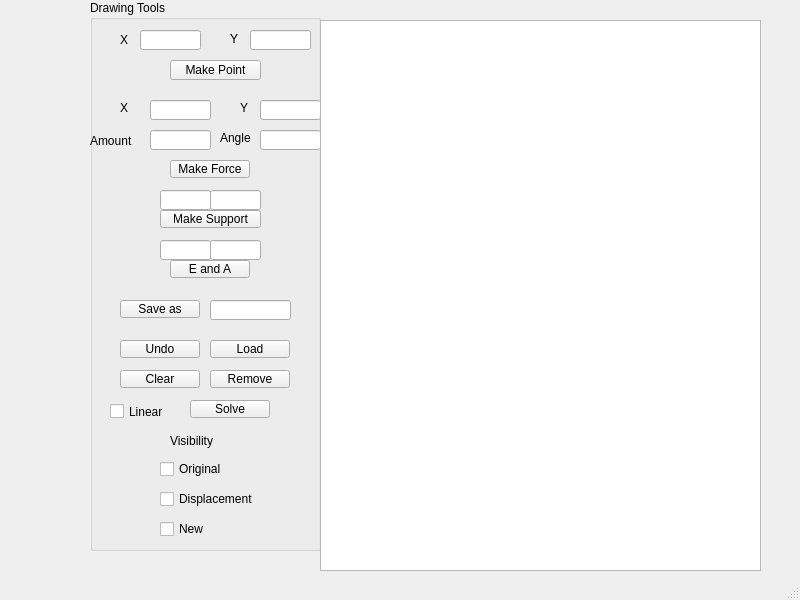
<?xml version="1.0" encoding="UTF-8"?>
<ui version="4.0">
 <class>MainWindow</class>
 <widget class="QMainWindow" name="MainWindow">
  <property name="geometry">
   <rect>
    <x>0</x>
    <y>0</y>
    <width>800</width>
    <height>600</height>
   </rect>
  </property>
  <property name="windowTitle">
   <string>MainWindow</string>
  </property>
  <widget class="QWidget" name="centralwidget">
   <widget class="QGroupBox" name="groupBox">
    <property name="geometry">
     <rect>
      <x>90</x>
      <y>0</y>
      <width>231</width>
      <height>551</height>
     </rect>
    </property>
    <property name="title">
     <string>Drawing Tools</string>
    </property>
    <widget class="QPushButton" name="addNodeButton">
     <property name="geometry">
      <rect>
       <x>80</x>
       <y>60</y>
       <width>91</width>
       <height>20</height>
      </rect>
     </property>
     <property name="text">
      <string>Make Point</string>
     </property>
    </widget>
    <widget class="QLineEdit" name="lineEditX">
     <property name="geometry">
      <rect>
       <x>50</x>
       <y>30</y>
       <width>61</width>
       <height>20</height>
      </rect>
     </property>
     <property name="text">
      <string/>
     </property>
    </widget>
    <widget class="QLineEdit" name="lineEditY">
     <property name="geometry">
      <rect>
       <x>160</x>
       <y>30</y>
       <width>61</width>
       <height>20</height>
      </rect>
     </property>
    </widget>
    <widget class="QPushButton" name="undoButton">
     <property name="geometry">
      <rect>
       <x>30</x>
       <y>340</y>
       <width>80</width>
       <height>18</height>
      </rect>
     </property>
     <property name="text">
      <string>Undo</string>
     </property>
    </widget>
    <widget class="QPushButton" name="removeButton">
     <property name="geometry">
      <rect>
       <x>120</x>
       <y>370</y>
       <width>80</width>
       <height>18</height>
      </rect>
     </property>
     <property name="text">
      <string>Remove</string>
     </property>
    </widget>
    <widget class="QPushButton" name="makeForceButton">
     <property name="geometry">
      <rect>
       <x>80</x>
       <y>160</y>
       <width>80</width>
       <height>18</height>
      </rect>
     </property>
     <property name="text">
      <string>Make Force</string>
     </property>
    </widget>
    <widget class="QLineEdit" name="lineEditX_2">
     <property name="geometry">
      <rect>
       <x>60</x>
       <y>100</y>
       <width>61</width>
       <height>20</height>
      </rect>
     </property>
     <property name="text">
      <string/>
     </property>
    </widget>
    <widget class="QLineEdit" name="lineEditX_3">
     <property name="geometry">
      <rect>
       <x>170</x>
       <y>100</y>
       <width>61</width>
       <height>20</height>
      </rect>
     </property>
     <property name="text">
      <string/>
     </property>
    </widget>
    <widget class="QLabel" name="label">
     <property name="geometry">
      <rect>
       <x>30</x>
       <y>100</y>
       <width>16</width>
       <height>16</height>
      </rect>
     </property>
     <property name="text">
      <string>X</string>
     </property>
    </widget>
    <widget class="QLabel" name="label_2">
     <property name="geometry">
      <rect>
       <x>150</x>
       <y>100</y>
       <width>16</width>
       <height>16</height>
      </rect>
     </property>
     <property name="text">
      <string>Y</string>
     </property>
    </widget>
    <widget class="QLabel" name="label_3">
     <property name="geometry">
      <rect>
       <x>0</x>
       <y>130</y>
       <width>61</width>
       <height>21</height>
      </rect>
     </property>
     <property name="text">
      <string>Amount</string>
     </property>
    </widget>
    <widget class="QLabel" name="label_4">
     <property name="geometry">
      <rect>
       <x>130</x>
       <y>130</y>
       <width>41</width>
       <height>16</height>
      </rect>
     </property>
     <property name="text">
      <string>Angle</string>
     </property>
    </widget>
    <widget class="QPushButton" name="clearButton">
     <property name="geometry">
      <rect>
       <x>30</x>
       <y>370</y>
       <width>80</width>
       <height>18</height>
      </rect>
     </property>
     <property name="text">
      <string>Clear</string>
     </property>
    </widget>
    <widget class="QPushButton" name="solveButton">
     <property name="geometry">
      <rect>
       <x>100</x>
       <y>400</y>
       <width>80</width>
       <height>18</height>
      </rect>
     </property>
     <property name="text">
      <string>Solve</string>
     </property>
    </widget>
    <widget class="QPushButton" name="supportButton">
     <property name="geometry">
      <rect>
       <x>70</x>
       <y>210</y>
       <width>101</width>
       <height>18</height>
      </rect>
     </property>
     <property name="text">
      <string>Make Support</string>
     </property>
    </widget>
    <widget class="QLineEdit" name="lineEditX_6">
     <property name="geometry">
      <rect>
       <x>70</x>
       <y>190</y>
       <width>51</width>
       <height>20</height>
      </rect>
     </property>
     <property name="text">
      <string/>
     </property>
    </widget>
    <widget class="QLineEdit" name="lineEditX_7">
     <property name="geometry">
      <rect>
       <x>120</x>
       <y>190</y>
       <width>51</width>
       <height>20</height>
      </rect>
     </property>
     <property name="text">
      <string/>
     </property>
    </widget>
    <widget class="QLineEdit" name="lineEditX_8">
     <property name="geometry">
      <rect>
       <x>70</x>
       <y>240</y>
       <width>51</width>
       <height>20</height>
      </rect>
     </property>
     <property name="text">
      <string/>
     </property>
    </widget>
    <widget class="QLineEdit" name="lineEditX_9">
     <property name="geometry">
      <rect>
       <x>120</x>
       <y>240</y>
       <width>51</width>
       <height>20</height>
      </rect>
     </property>
     <property name="text">
      <string/>
     </property>
    </widget>
    <widget class="QPushButton" name="parametersButton">
     <property name="geometry">
      <rect>
       <x>80</x>
       <y>260</y>
       <width>80</width>
       <height>18</height>
      </rect>
     </property>
     <property name="text">
      <string>E and A</string>
     </property>
    </widget>
    <widget class="QLineEdit" name="lineEditX_4">
     <property name="geometry">
      <rect>
       <x>60</x>
       <y>130</y>
       <width>61</width>
       <height>20</height>
      </rect>
     </property>
     <property name="text">
      <string/>
     </property>
    </widget>
    <widget class="QLineEdit" name="lineEditX_5">
     <property name="geometry">
      <rect>
       <x>170</x>
       <y>130</y>
       <width>61</width>
       <height>20</height>
      </rect>
     </property>
     <property name="text">
      <string/>
     </property>
    </widget>
    <widget class="QPushButton" name="saveButton">
     <property name="geometry">
      <rect>
       <x>30</x>
       <y>300</y>
       <width>80</width>
       <height>18</height>
      </rect>
     </property>
     <property name="text">
      <string>Save as</string>
     </property>
    </widget>
    <widget class="QPushButton" name="loadButton">
     <property name="geometry">
      <rect>
       <x>120</x>
       <y>340</y>
       <width>80</width>
       <height>18</height>
      </rect>
     </property>
     <property name="text">
      <string>Load</string>
     </property>
    </widget>
    <widget class="QLabel" name="label_5">
     <property name="geometry">
      <rect>
       <x>80</x>
       <y>430</y>
       <width>61</width>
       <height>21</height>
      </rect>
     </property>
     <property name="text">
      <string>Visibility</string>
     </property>
    </widget>
    <widget class="QCheckBox" name="checkBox">
     <property name="geometry">
      <rect>
       <x>70</x>
       <y>460</y>
       <width>81</width>
       <height>18</height>
      </rect>
     </property>
     <property name="text">
      <string>Original</string>
     </property>
    </widget>
    <widget class="QCheckBox" name="checkBox_2">
     <property name="geometry">
      <rect>
       <x>70</x>
       <y>490</y>
       <width>121</width>
       <height>18</height>
      </rect>
     </property>
     <property name="text">
      <string>Displacement</string>
     </property>
    </widget>
    <widget class="QCheckBox" name="checkBox_4">
     <property name="geometry">
      <rect>
       <x>70</x>
       <y>520</y>
       <width>58</width>
       <height>18</height>
      </rect>
     </property>
     <property name="text">
      <string>New</string>
     </property>
    </widget>
    <widget class="QLabel" name="label_6">
     <property name="geometry">
      <rect>
       <x>30</x>
       <y>30</y>
       <width>16</width>
       <height>20</height>
      </rect>
     </property>
     <property name="text">
      <string>X</string>
     </property>
    </widget>
    <widget class="QLabel" name="label_7">
     <property name="geometry">
      <rect>
       <x>140</x>
       <y>30</y>
       <width>21</width>
       <height>17</height>
      </rect>
     </property>
     <property name="text">
      <string>Y</string>
     </property>
    </widget>
    <widget class="QLabel" name="label_8">
     <property name="geometry">
      <rect>
       <x>40</x>
       <y>280</y>
       <width>67</width>
       <height>17</height>
      </rect>
     </property>
     <property name="text">
      <string/>
     </property>
    </widget>
    <widget class="QLineEdit" name="lineEdit">
     <property name="geometry">
      <rect>
       <x>120</x>
       <y>300</y>
       <width>81</width>
       <height>20</height>
      </rect>
     </property>
    </widget>
    <widget class="QCheckBox" name="checkBox_3">
     <property name="geometry">
      <rect>
       <x>20</x>
       <y>400</y>
       <width>92</width>
       <height>23</height>
      </rect>
     </property>
     <property name="text">
      <string>Linear</string>
     </property>
    </widget>
   </widget>
   <widget class="QGraphicsView" name="graphicsView">
    <property name="geometry">
     <rect>
      <x>320</x>
      <y>20</y>
      <width>441</width>
      <height>551</height>
     </rect>
    </property>
   </widget>
  </widget>
  <widget class="QMenuBar" name="menubar">
   <property name="geometry">
    <rect>
     <x>0</x>
     <y>0</y>
     <width>800</width>
     <height>22</height>
    </rect>
   </property>
  </widget>
  <widget class="QStatusBar" name="statusbar"/>
 </widget>
 <resources/>
 <connections/>
</ui>
